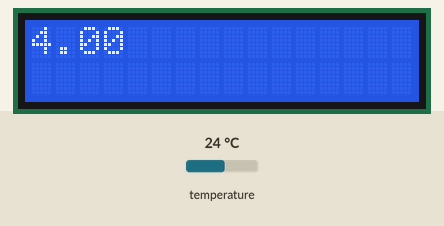
Bench run of a sketch on a simulated Arduino Uno, built with avr-gcc and run on an emulated ATmega328P. Parts: 16×2 character LCD. Inputs (shaded band) come from the test bench; at power-on: temperature 24 °C. What the sketch prints to the serial monitor is not drawn.

Above: at 1.2 s.
1.3 s: temperature set to 12 °C
At 3.7 s:
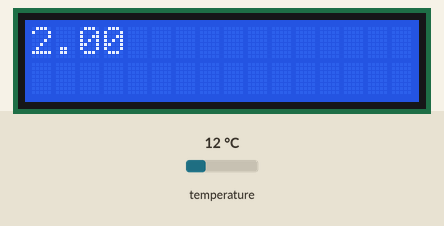
4.1 s: temperature set to 19 °C
At 5.6 s:
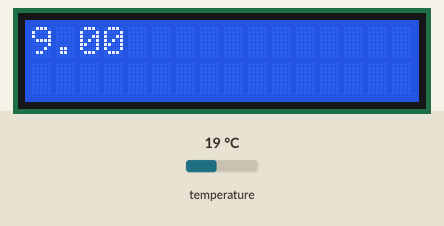
6.2 s: temperature set to 28 °C
Timing chart, 0 to 9.2 s (numbered marks = the images above; inputs shaded):
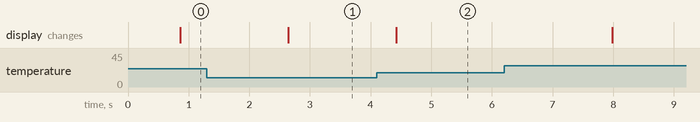

Measured:
- after the input at 1.3 s, the display: changes after 1.3 s (image 1)
- after the input at 4.1 s, the display: changes after 0.32 s (image 2)

The sketch:

Temperature.ino
```cpp
#include <OneWire.h>
#include <DallasTemperature.h>
#include <LiquidCrystal.h>

// Data wire is plugged into pin 2 on the Arduino
#define ONE_WIRE_BUS 2

// Setup a oneWire instance to communicate with any OneWire devices
// (not just Maxim/Dallas temperature ICs)
OneWire oneWire(ONE_WIRE_BUS);
LiquidCrystal lcd(8, 9, 4, 5, 6, 7);

// Pass our oneWire reference to Dallas Temperature.
DallasTemperature sensors(&oneWire);

void setup(void)
{
  // start serial port
  Serial.begin(9600);
  Serial.println("Dallas Temperature IC Control Library Demo");

  // Start up the library
  sensors.begin();

 lcd.begin(16, 2);              // start the library
 lcd.setCursor(0,0);
}


void loop(void)
{
  // call sensors.requestTemperatures() to issue a global temperature
  // request to all devices on the bus
  Serial.print(" Requesting temperatures...");
  sensors.requestTemperatures(); // Send the command to get temperatures
  Serial.println("DONE");

  Serial.print("Temperature is: ");

  lcd.clear();
  lcd.print(sensors.getTempCByIndex(0));
  lcd.scrollDisplayLeft();

  Serial.print(sensors.getTempCByIndex(0)); // Why "byIndex"?
    // You can have more than one IC on the same bus.
    // 0 refers to the first IC on the wire
    delay(1000);
}
```
